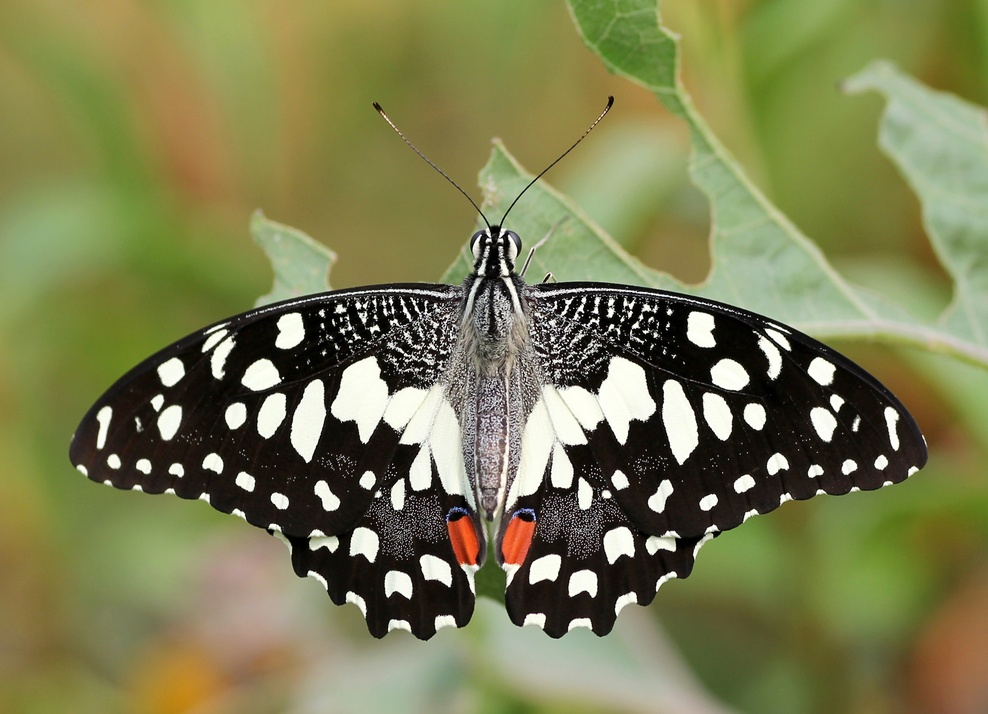
#> input picture IM/FL1.jpg, 988 x 714 px, shrunk from 2815 x 2036 before the run, found by its file name
$ jupyter execute CV_20_NOV.ipynb
#> lines starting #> are read from the running program, lines starting #| are printed output that depends on the picture
[cell 1]
import numpy as np
import cv2 as cv
from matplotlib import pyplot as plt

[cell 2]
img = cv.imread('IM/FL1.jpg', cv.IMREAD_GRAYSCALE)
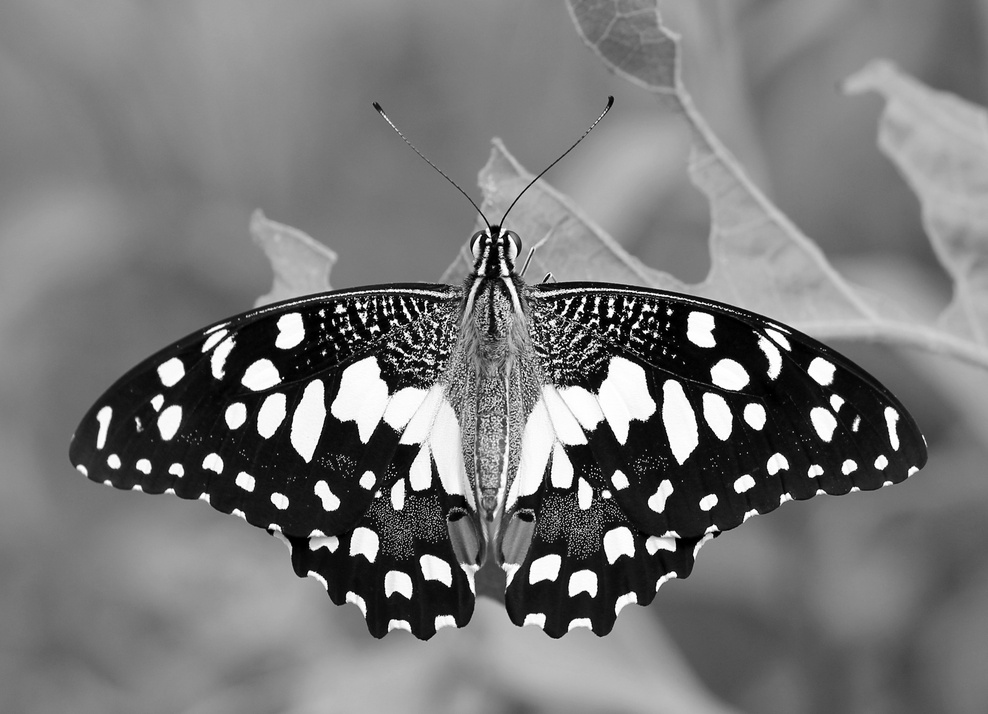
#> img: shape (714, 988); min 0, max 255, mean 120.4

[cell 3]
import numpy as np
import cv2 as cv
img = cv.imread('IM/FL1.jpg')
#> img is the input picture: shape (714, 988, 3); mean B, G, R 81.9, 125.8, 124.6
gray = cv.cvtColor(img,cv.COLOR_BGR2GRAY)
sift = cv.SIFT_create()
kp = sift.detect(gray,None)
#> kp = 1949 keypoints; strongest (x, y, size): (821, 371, 16.2), (755, 416, 14.9), (700, 330, 19.5), (172, 372, 16.2)
print(len(kp))
#| 1949
img2 = cv.drawKeypoints(img,kp,None,(255,0,0),4)
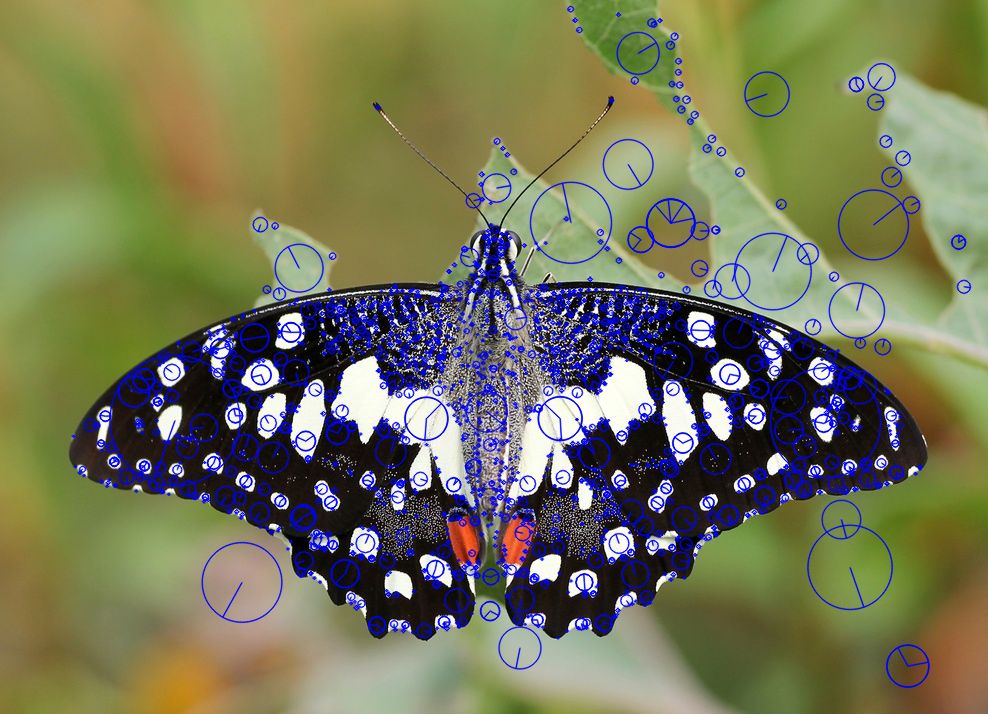
#> img2: shape (714, 988, 3); mean B, G, R 90.7, 119.5, 118.2

cv.imshow("SIFT", img2)
cv.waitKey(0)
cv.destroyAllWindows()

[cell 4]
kp = sift.detect(img,None)

[cell 5]
img2 = cv.drawKeypoints(img,kp,None,(255,0,0),4)

[cell 6]
plt.imshow(img2),plt.show()

[cell 7]
import numpy as np
import cv2 as cv
from matplotlib import pyplot as plt
img = cv.imread('IM/F1.png', cv.IMREAD_GRAYSCALE) # `<opencv_root>/samples/data/blox.jpg`
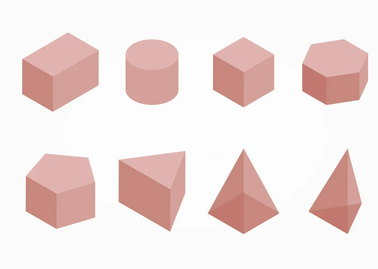
#> input picture IM/F1.png, 378 x 269 px, shrunk from 1076 x 767 before the run, found by its file name
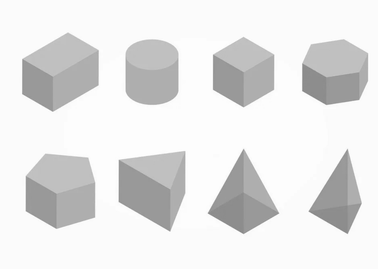
#> img: shape (269, 378); min 133, max 255, mean 229.3
# Initiate FAST object with default values
fast = cv.FastFeatureDetector_create()
# find and draw the keypoints
kp = fast.detect(img,None)
#> kp = 62 keypoints; strongest (x, y, size): (209, 213, 7), (310, 211, 7), (277, 213, 7), (169, 230, 7)
img2 = cv.drawKeypoints(img, kp, None, color=(255,0,0))
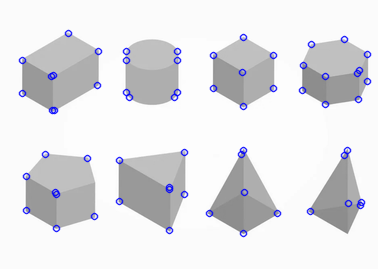
#> img2: shape (269, 378, 3); mean of channels 0, 1, 2 229.9, 226.5, 226.5; drawn as B, G, R
# Print all default params
print( "Threshold: {}".format(fast.getThreshold()) )
print( "nonmaxSuppression:{}".format(fast.getNonmaxSuppression()) )
print( "neighborhood: {}".format(fast.getType()) )
print( "Total Keypoints with nonmaxSuppression: {}".format(len(kp)) )
#| Total Keypoints with nonmaxSuppression: 62
plt.imshow(img2), plt.show()

[cell 8]
# Disable nonmaxSuppression
fast.setNonmaxSuppression(0)
kp = fast.detect(img, None)
#> kp = 423 keypoints; strongest (x, y, size): (67, 32, 7), (68, 32, 7), (66, 33, 7), (67, 33, 7)
print( "Total Keypoints without nonmaxSuppression: {}".format(len(kp)) )
#| Total Keypoints without nonmaxSuppression: 423
img3 = cv.drawKeypoints(img, kp, None, color=(255,0,0))
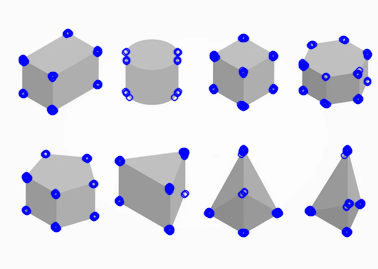
#> img3: shape (269, 378, 3); mean of channels 0, 1, 2 231.1, 221.3, 221.3; drawn as B, G, R
plt.imshow(img3), plt.show()
